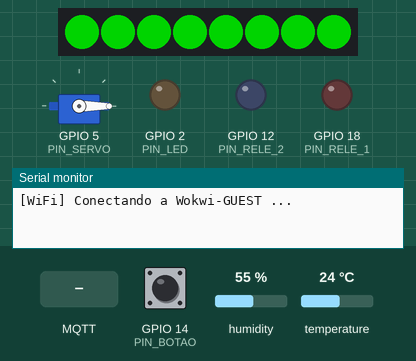
A program run on a simulated ESP32. Parts: 8 RGB LEDs in strip order, left to right, servo, output pins drawn as LEDs (lit = HIGH), the last lines printed to the serial monitor. Inputs (shaded band) come from the test bench; at power-on: GPIO 14 (PIN_BOTAO) HIGH, humidity 55 %, temperature 24 °C. Dim RGB values are drawn brighter than linear; WiFi joins after 1.5 s; servers stay silent unless stated; no MQTT or app messages arrive unless stated.

Above: at 1.2 s.
1.3 s: MQTT message "reuniao" arrives on the first subscribed topic
At 2.4 s:
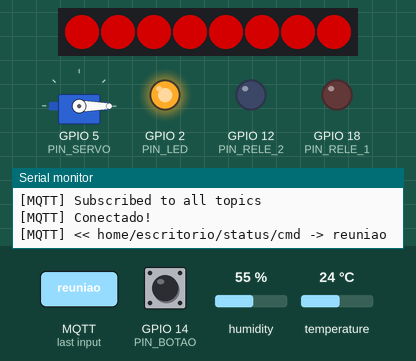
3.0 s: MQTT message "foco" arrives on the first subscribed topic
At 3.8 s:
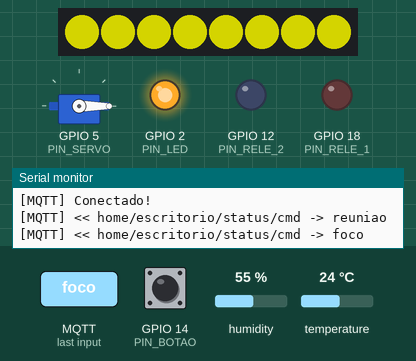
4.5 s: MQTT message "LIGAR" arrives on the second subscribed topic
At 4.9 s:
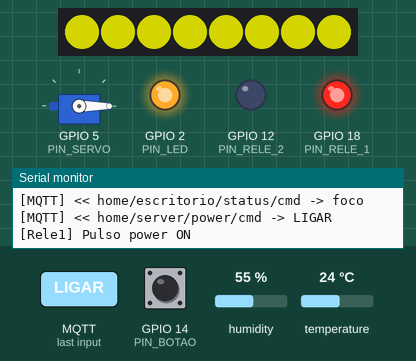
7.0 s: MQTT message "DESTRANCAR" arrives on the third subscribed topic
At 8.1 s:
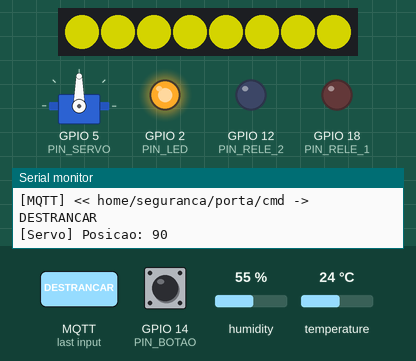
8.5 s: MQTT message "livre" arrives on the first subscribed topic
At 9.2 s:
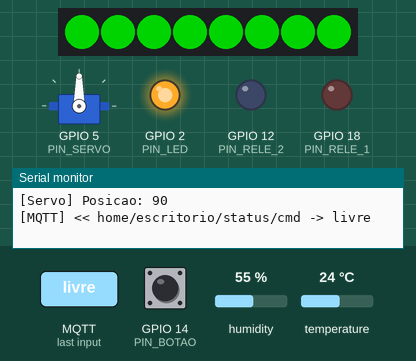
Timing chart, 0 to 11.5 s (numbered marks = the images above; inputs shaded):
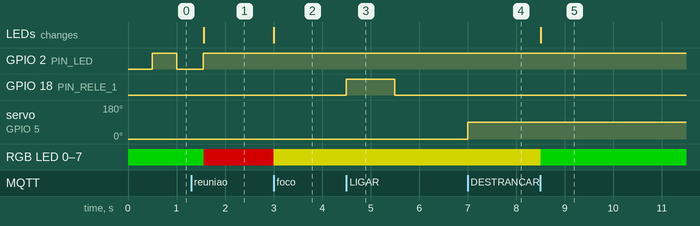

The program:

main.cpp
```cpp
#include <Arduino.h>
#include <WiFi.h>
#include <PubSubClient.h>
#include <Adafruit_NeoPixel.h>
#include <DHT.h>
#include <ESP32Servo.h>

// ============================================================================
// CONFIGURACAO - Edite antes de compilar
// ============================================================================

#define WIFI_SSID       "Wokwi-GUEST"
#define WIFI_PASSWORD   ""

#define MQTT_SERVER     "host.wokwi.internal"  // Wokwi + Private IoT Gateway. Para HW real, use o IP local do broker.
#define MQTT_PORT       1883
#define MQTT_USER       ""
#define MQTT_PASSWORD   ""
#define MQTT_CLIENT_ID  "esp32_home_office"

// ============================================================================
// MAPEAMENTO DE PINOS
// ============================================================================

#define PIN_LED           2   // LED onboard (indicador WiFi/MQTT)
#define PIN_NEO_PIXEL     19  // Fita NeoPixel - Letreiro de reuniao
#define PIN_RELE_1        18  // Rele 1 - Pulso power do Home Server
#define PIN_SERVO         5   // Servo motor - Fechadura eletronica
#define PIN_DHT           23  // DHT22 - Temperatura do fogao
#define PIN_BOTAO         14  // Botao do interfone (INPUT_PULLUP)
#define PIN_RELE_2        12  // Rele 2 - Portao do interfone

// ============================================================================
// TOPICOS MQTT (subscribe / publish)
// ============================================================================

static const char T_FOCO_CMD[]          = "home/escritorio/status/cmd";
static const char T_FOCO_STATE[]        = "home/escritorio/status";
static const char T_SERVER_POWER_CMD[]  = "home/server/power/cmd";
static const char T_SERVER_POWER_STATE[] = "home/server/power/state";
static const char T_PORTA_CMD[]         = "home/seguranca/porta/cmd";
static const char T_PORTA_STATE[]       = "home/seguranca/porta/state";
static const char T_TEMPERATURA[]       = "home/cozinha/fogao/temperatura";
static const char T_ALERTA[]            = "home/cozinha/fogao/alerta";
static const char T_INTERFONE[]         = "home/interfone/status";
static const char T_INTERFONE_ABRIR[]   = "home/interfone/abrir";

// ============================================================================
// CONSTANTES
// ============================================================================

#define DHT_TIPO            DHT22
#define NEO_PIXEL_COUNT     8
#define TEMP_LIMITE         60.0f
#define SERVO_TRANCADO      0
#define SERVO_DESTRANCADO   90

#define DHT_INTERVALO_MS    5000
#define RELE1_PULSO_MS      1000
#define RELE2_PULSO_MS      3000
#define BOTAO_DEBOUNCE_MS   50
#define LED_BLINK_MS        500
#define INTERFONE_TOQUE_MS  8000

// ============================================================================
// OBJETOS GLOBAIS
// ============================================================================

WiFiClient wifiClient;
PubSubClient mqtt(wifiClient);
Adafruit_NeoPixel neoPixel(NEO_PIXEL_COUNT, PIN_NEO_PIXEL, NEO_GRB + NEO_KHZ800);
DHT dht(PIN_DHT, DHT_TIPO);
Servo servo;

// ============================================================================
// VARIAVEIS DE ESTADO (millis)
// ============================================================================

bool   wifiConnected   = false;
bool   mqttConnected   = false;
bool   ledState        = false;
unsigned long lastLedToggle = 0;

// DHT22
unsigned long lastDhtRead = 0;

// Rele 1 (pulso do power)
bool   rele1Active = false;
unsigned long rele1StartMs = 0;

// Rele 2 (portao interfone)
bool   rele2Active = false;
unsigned long rele2StartMs = 0;

// WiFi (reconexao nao-bloqueante)
unsigned long lastWifiAttempt = 0;
const unsigned long WIFI_RETRY_MS = 10000;

// Botao interfone (debounce)
bool   lastButtonRaw = HIGH;
unsigned long lastButtonChangeMs = 0;
bool   botaoFoiPublicado = false;
bool   interfoneTocando = false;
unsigned long interfoneStartMs = 0;

// Servo
int   currentServoPos = SERVO_TRANCADO;
bool  servoPositionChanged = false;

// NeoPixel
bool  neoPixelChanged = false;
uint32_t neoPixelTargetColor = 0;
const char* currentOfficeStatus = "livre";

// ============================================================================
// PROTOTIPOS
// ============================================================================

void conectarWiFi();
void conectarMQTT();
void mqttCallback(char* topic, byte* payload, unsigned int length);
void setNeoPixelColor(uint32_t color);
void atualizarLED();
void lerDHT22();
void checarRele1();
void checarRele2();
void checarBotao();
void atualizarInterfone();
void atualizarServo();
void aplicarStatusEscritorio(const String& status, bool publishState);
void publicarEstadosIniciais();
void publicarEstadoFechadura();
void publicarEstadoServidor(const char* estado);
void iniciarToqueInterfone();
void encerrarToqueInterfone();

// ============================================================================
// SETUP
// ============================================================================

void setup() {
    Serial.begin(115200);

    // Pinos
    pinMode(PIN_LED, OUTPUT);
    digitalWrite(PIN_LED, LOW);

    pinMode(PIN_RELE_1, OUTPUT);
    digitalWrite(PIN_RELE_1, LOW);

    pinMode(PIN_RELE_2, OUTPUT);
    digitalWrite(PIN_RELE_2, LOW);

    pinMode(PIN_BOTAO, INPUT_PULLUP);

    // NeoPixel
    neoPixel.begin();
    neoPixel.setBrightness(128);
    neoPixel.clear();
    neoPixel.show();
    setNeoPixelColor(neoPixel.Color(0, 255, 0));

    // DHT22
    dht.begin();

    // Servo
    servo.attach(PIN_SERVO);
    servo.write(currentServoPos);

    // MQTT
    mqtt.setServer(MQTT_SERVER, MQTT_PORT);
    mqtt.setCallback(mqttCallback);
    mqtt.setKeepAlive(30);

    // WiFi
    WiFi.mode(WIFI_STA);
    conectarWiFi();
}

// ============================================================================
// LOOP PRINCIPAL (sem delay())
// ============================================================================

void loop() {
    unsigned long now = millis();

    // 1. Garantir WiFi conectado (nao-bloqueante)
    if (WiFi.status() != WL_CONNECTED) {
        wifiConnected = false;
        mqttConnected = false;
        if (now - lastWifiAttempt >= WIFI_RETRY_MS) {
            conectarWiFi();
        }
    } else {
        if (!wifiConnected) {
            wifiConnected = true;
            Serial.printf("[WiFi] Conectado! IP: %s\r\n", WiFi.localIP().toString().c_str());
        }
    }

    // 2. Garantir MQTT conectado
    if (wifiConnected) {
        if (!mqtt.connected()) {
            mqttConnected = false;
            conectarMQTT();
        } else {
            if (!mqttConnected) {
                mqttConnected = true;
                Serial.println("[MQTT] Conectado!");
            }
            mqtt.loop();
        }
    }

    // 3. LED de status
    atualizarLED();

    // 4. Ler DHT22 a cada 5s
    lerDHT22();

    // 5. Gerenciar pulso do Rele 1
    checarRele1();

    // 6. Gerenciar pulso do Rele 2
    checarRele2();

    // 7. Ler botao do interfone (com debounce)
    checarBotao();

    // 8. Atualizar estado temporizado do interfone
    atualizarInterfone();

    // 9. Atualizar servo se necessario
    atualizarServo();

    // 10. Atualizar NeoPixel se necessario
    if (neoPixelChanged) {
        neoPixel.fill(neoPixelTargetColor);
        neoPixel.show();
        neoPixelChanged = false;
    }
}

// ============================================================================
// FUNCOES DE CONEXAO
// ============================================================================

void conectarWiFi() {
    Serial.printf("[WiFi] Conectando a %s ...\r\n", WIFI_SSID);
    WiFi.begin(WIFI_SSID, WIFI_PASSWORD, 6);
    lastWifiAttempt = millis();
}

void conectarMQTT() {
    bool ok = false;
    if (strlen(MQTT_USER) > 0) {
        ok = mqtt.connect(MQTT_CLIENT_ID, MQTT_USER, MQTT_PASSWORD);
    } else {
        ok = mqtt.connect(MQTT_CLIENT_ID);
    }

    if (ok) {
        mqtt.subscribe(T_FOCO_CMD);
        mqtt.subscribe(T_SERVER_POWER_CMD);
        mqtt.subscribe(T_PORTA_CMD);
        mqtt.subscribe(T_INTERFONE_ABRIR);
        publicarEstadosIniciais();
        Serial.println("[MQTT] Subscribed to all topics");
    } else {
        Serial.printf("[MQTT] Falha (rc=%d)\r\n", mqtt.state());
    }
}

// ============================================================================
// CALLBACK MQTT
// ============================================================================

void mqttCallback(char* topic, byte* payload, unsigned int length) {
    char msg[length + 1];
    memcpy(msg, payload, length);
    msg[length] = '\0';

    String t = String(topic);
    String v = String(msg);

    Serial.printf("[MQTT] << %s -> %s\r\n", topic, msg);

    // --- AER 1: Letreiro de reuniao (NeoPixel) ---
    if (t == T_FOCO_CMD) {
        aplicarStatusEscritorio(v, true);
    }

    // --- AER 2: Controle do Home Server (Rele 1) ---
    if (t == T_SERVER_POWER_CMD) {
        if (v == "LIGAR") {
            if (!rele1Active) {
                rele1Active = true;
                rele1StartMs = millis();
                digitalWrite(PIN_RELE_1, HIGH);
                publicarEstadoServidor("ON");
                Serial.println("[Rele1] Pulso power ON");
            }
        } else if (v == "DESLIGAR") {
            rele1Active = false;
            digitalWrite(PIN_RELE_1, LOW);
            publicarEstadoServidor("OFF");
            Serial.println("[Rele1] Pulso power OFF");
        }
    }

    // --- AER 3: Fechadura da porta (Servo) ---
    if (t == T_PORTA_CMD) {
        if (v == "TRAVAR") {
            currentServoPos = SERVO_TRANCADO;
            servoPositionChanged = true;
        } else if (v == "DESTRANCAR") {
            currentServoPos = SERVO_DESTRANCADO;
            servoPositionChanged = true;
        }
    }

    // --- AER 5: Portao do interfone (Rele 2) ---
    if (t == T_INTERFONE_ABRIR && v == "ABRIR") {
        if (!rele2Active) {
            rele2Active = true;
            rele2StartMs = millis();
            digitalWrite(PIN_RELE_2, HIGH);
            encerrarToqueInterfone();
            Serial.println("[Rele2] Portao ABRIR");
        }
    }
}

// ============================================================================
// LED DE STATUS
// ============================================================================

void atualizarLED() {
    unsigned long now = millis();

    if (mqttConnected) {
        // Conexao OK - LED aceso fixo
        if (!ledState) {
            ledState = true;
            digitalWrite(PIN_LED, HIGH);
        }
    } else {
        // Sem conexao - LED piscando
        if (now - lastLedToggle >= LED_BLINK_MS) {
            lastLedToggle = now;
            ledState = !ledState;
            digitalWrite(PIN_LED, ledState ? HIGH : LOW);
        }
    }
}

// ============================================================================
// NEOPIXEL
// ============================================================================

void setNeoPixelColor(uint32_t color) {
    neoPixelTargetColor = color;
    neoPixelChanged = true;
}

void aplicarStatusEscritorio(const String& status, bool publishState) {
    if (status == "reuniao") {
        currentOfficeStatus = "reuniao";
        setNeoPixelColor(neoPixel.Color(255, 0, 0));     // Vermelho
    } else if (status == "foco") {
        currentOfficeStatus = "foco";
        setNeoPixelColor(neoPixel.Color(255, 255, 0));   // Amarelo
    } else if (status == "livre") {
        currentOfficeStatus = "livre";
        setNeoPixelColor(neoPixel.Color(0, 255, 0));     // Verde
    } else {
        Serial.printf("[Letreiro] Status invalido: %s\r\n", status.c_str());
        return;
    }

    if (publishState && mqtt.connected()) {
        mqtt.publish(T_FOCO_STATE, currentOfficeStatus, true);
    }
}

void publicarEstadoServidor(const char* estado) {
    if (mqtt.connected()) {
        mqtt.publish(T_SERVER_POWER_STATE, estado, true);
    }
}

void publicarEstadoFechadura() {
    if (!mqtt.connected()) return;

    const char* estado = (currentServoPos == SERVO_TRANCADO) ? "TRANCADO" : "DESTRANCADO";
    mqtt.publish(T_PORTA_STATE, estado, true);
}

void publicarEstadosIniciais() {
    mqtt.publish(T_FOCO_STATE, currentOfficeStatus, true);
    publicarEstadoServidor(rele1Active ? "ON" : "OFF");
    publicarEstadoFechadura();
    mqtt.publish(T_ALERTA, "NORMAL", true);
    mqtt.publish(T_INTERFONE, interfoneTocando ? "TOCANDO" : "SILENCIO", true);
}

// ============================================================================
// DHT22 - LEITURA DE TEMPERATURA
// ============================================================================

void lerDHT22() {
    unsigned long now = millis();
    if (now - lastDhtRead < DHT_INTERVALO_MS) return;
    lastDhtRead = now;

    float temp = dht.readTemperature();
    if (isnan(temp)) {
        Serial.println("[DHT22] Falha na leitura");
        return;
    }

    Serial.printf("[DHT22] Temperatura: %.1f C\r\n", temp);

    if (!mqtt.connected()) return;

    // Publica temperatura
    char buf[16];
    snprintf(buf, sizeof(buf), "%.1f", temp);
    mqtt.publish(T_TEMPERATURA, buf, true);

    // Alerta critico
    if (temp > TEMP_LIMITE) {
        mqtt.publish(T_ALERTA, "CRITICO", true);
        Serial.println("[DHT22] ALERTA CRITICO!");
    } else {
        mqtt.publish(T_ALERTA, "NORMAL", true);
    }
}

// ============================================================================
// RELE 1 - PULSO POWER HOME SERVER
// ============================================================================

void checarRele1() {
    if (!rele1Active) return;

    if (millis() - rele1StartMs >= RELE1_PULSO_MS) {
        digitalWrite(PIN_RELE_1, LOW);
        rele1Active = false;
        publicarEstadoServidor("OFF");
        Serial.println("[Rele1] Pulso power OFF");
    }
}

// ============================================================================
// RELE 2 - PORTAO INTERFONE
// ============================================================================

void checarRele2() {
    if (!rele2Active) return;

    if (millis() - rele2StartMs >= RELE2_PULSO_MS) {
        digitalWrite(PIN_RELE_2, LOW);
        rele2Active = false;
        Serial.println("[Rele2] Portao FECHADO");
    }
}

// ============================================================================
// BOTAO DO INTERFONE
// ============================================================================

void checarBotao() {
    unsigned long now = millis();
    bool raw = digitalRead(PIN_BOTAO);

    if (raw != lastButtonRaw) {
        lastButtonChangeMs = now;
        lastButtonRaw = raw;
    }

    bool botaoPressionado = (raw == LOW) && ((now - lastButtonChangeMs) >= BOTAO_DEBOUNCE_MS);

    if (botaoPressionado && !botaoFoiPublicado) {
        iniciarToqueInterfone();
        botaoFoiPublicado = true;
    }

    // Permite detectar um novo toque quando o botao for solto.
    if (raw == HIGH && botaoFoiPublicado) {
        botaoFoiPublicado = false;
    }
}

void iniciarToqueInterfone() {
    interfoneTocando = true;
    interfoneStartMs = millis();

    if (wifiConnected && mqtt.connected()) {
        mqtt.publish(T_INTERFONE, "TOCANDO", true);
    }

    Serial.println("[Interfone] TOCANDO!");
}

void encerrarToqueInterfone() {
    if (!interfoneTocando) return;

    interfoneTocando = false;
    if (wifiConnected && mqtt.connected()) {
        mqtt.publish(T_INTERFONE, "SILENCIO", true);
    }

    Serial.println("[Interfone] SILENCIO");
}

void atualizarInterfone() {
    if (!interfoneTocando) return;

    if (millis() - interfoneStartMs >= INTERFONE_TOQUE_MS) {
        encerrarToqueInterfone();
    }
}

// ============================================================================
// SERVO MOTOR - FECHADURA ELETRONICA
// ============================================================================

void atualizarServo() {
    if (!servoPositionChanged) return;
    servoPositionChanged = false;

    servo.write(currentServoPos);
    Serial.printf("[Servo] Posicao: %d\r\n", currentServoPos);

    publicarEstadoFechadura();
}
```

Measured:
- after the input at 1.3 s, RGB LED 0–7: RGB(0, 128, 0) → RGB(128, 0, 0) after 0.26 s; the LEDs: change after 0.26 s (image 1)
- after the input at 3.0 s, RGB LED 0–7: RGB(128, 0, 0) → RGB(128, 128, 0) at once; the LEDs: change at once (image 2)
- after the input at 4.5 s, GPIO 18 (PIN_RELE_1): LOW → HIGH at once, → LOW 1.0 s later
- after the input at 7.0 s, servo on GPIO 5 (PIN_SERVO): 0° → 90° at once
- after the input at 8.5 s, RGB LED 0–7: RGB(128, 128, 0) → RGB(0, 128, 0) at once; the LEDs: change at once (image 5)
